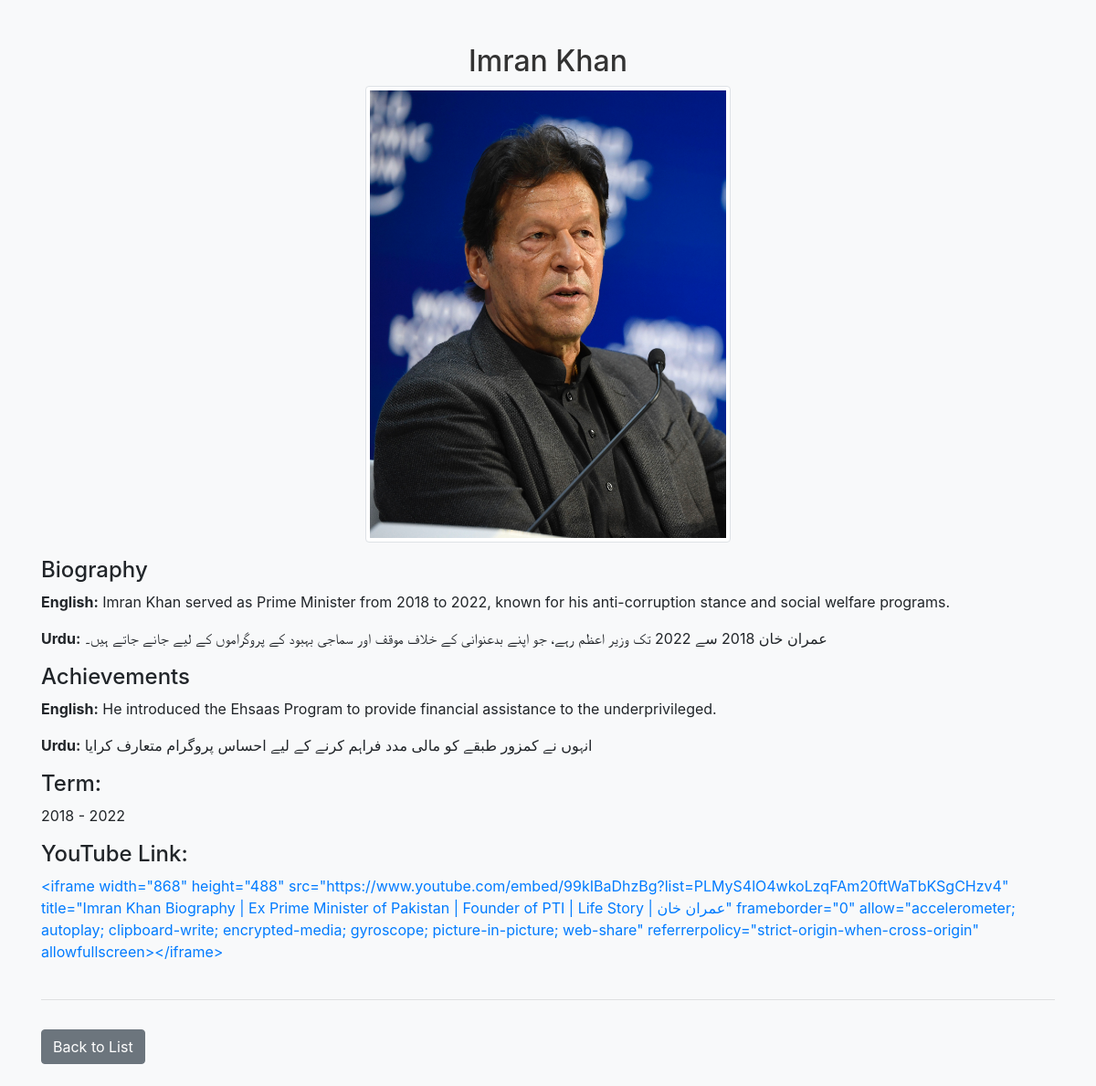
The app's page /prime-minister/1/ (signed in) with its own data.
### biography/models.py (models this page shows, shortened)
class PrimeMinisters(models.Model):
    name = models.CharField(max_length=255)
    english_bio = models.CharField(max_length=500, blank=True)
    urdu_bio = models.CharField(max_length=500, blank=True, default='')
    english_achievements = models.CharField(max_length=500, blank=True, default='')
    urdu_achievements = models.CharField(max_length=500, blank=True, default='')
    youtube_link = models.CharField(max_length=500, blank=True, default='')
    background_color = models.CharField(max_length=7)
    term = models.CharField(max_length=100)
    image = models.ImageField(upload_to='prime_ministers_images/', blank=True, null=True)

### biography/views.py (the view)
# urls.py: path('prime-minister/<int:pk>/', prime_minister_detail, name='prime_minister_detail'),
@login_required
@user_passes_test(is_admin)
def prime_minister_detail(request, pk):
    prime_minister = get_object_or_404(PrimeMinisters, pk=pk)
    return render(request, 'prime_minister_detail.html', {'prime_minister': prime_minister})

### biography/views.py (called while the page is built)
def is_admin(user):
    return user.is_staff

### biography/templates/prime_minister_detail.html (shortened to what this page needs)
{% load static %}
<!DOCTYPE html>
<html lang="en">
<head>
    <link rel="stylesheet" href="https://stackpath.bootstrapcdn.com/bootstrap/4.5.2/css/bootstrap.min.css">
    <link rel="stylesheet" href="{% static 'css/styles.css' %}">
</head>
<body>
    <div class="container mt-5">
        <h2 class="text-center">{{ prime_minister.name }}</h2>
        <div class="text-center mb-3">
            {% if prime_minister.image %}
                <img src="{{ prime_minister.image.url }}" alt="{{ prime_minister.name }}" class="img-thumbnail" style="height: 500px; width: 400px;">
            {% else %}
                <p>No image available</p>
            {% endif %}
        </div>
        <h4>Biography</h4>
        <p><strong>English:</strong> {{ prime_minister.english_bio }}</p>
        <p><strong>Urdu:</strong> {{ prime_minister.urdu_bio }}</p>
        <h4>Achievements</h4>
        <p><strong>English:</strong> {{ prime_minister.english_achievements }}</p>
        <p><strong>Urdu:</strong> {{ prime_minister.urdu_achievements }}</p>
        <h4>Term:</h4>
        <p>{{ prime_minister.term }}</p>
        {% if prime_minister.youtube_link %}
        <h4>YouTube Link:</h4>
        <a href="{{ prime_minister.youtube_link }}" target="_blank">{{ prime_minister.youtube_link }}</a>
        {% endif %}
        <br>
        <br>
        <hr>
        <a href="{% url 'prime_ministers_list' %}" class="btn btn-secondary mt-3">Back to List</a>
    </div>
    <br>
</body>
</html>

### biography/static/css/styles.css (style rules this page uses)
.container { margin-top: 20px; }
body { background-color: #f8f9fa; }
h2 { color: #333; }
.btn { border-radius: 0.25rem; }

### records on screen
PrimeMinisters: name "Imran Khan", image (picture), english_bio "Imran Khan served as Prime Minister from 2018 to 2022, known for his anti-corruption stance and social welfare programs.", urdu_bio "عمران خان 2018 سے 2022 تک وزیر اعظم رہے، جو اپنے بدعنوانی کے خلاف موقف اور سماجی بہبود کے پروگراموں کے لیے جانے جاتے ہیں۔", english_achievements "He introduced the Ehsaas Program to provide financial assistance to the underprivileged.", urdu_achievements "انہوں نے کمزور طبقے کو مالی مدد فراہم کرنے کے لیے احساس پروگرام متعارف کرایا", term "2018 - 2022", youtube_link "<iframe width=\"868\" height=\"488\" src=\"https://www.youtube.com/embed/99kIBaDhzBg?list=PLMyS4lO4wkoLzqFAm20ftWaTbKSgCHzv4\" title=\"Imran Khan Biography | Ex Prime Minister of Pakistan | Founder of PTI | Life Story | عمران خان\" frameborder=\"0\" allow=\"accelerometer; autoplay; clipboard-write; encrypted-media; gyroscope; picture-in-picture; web-share\" referrerpolicy=\"strict-origin-when-cross-origin\" allowfullscreen></iframe>"
